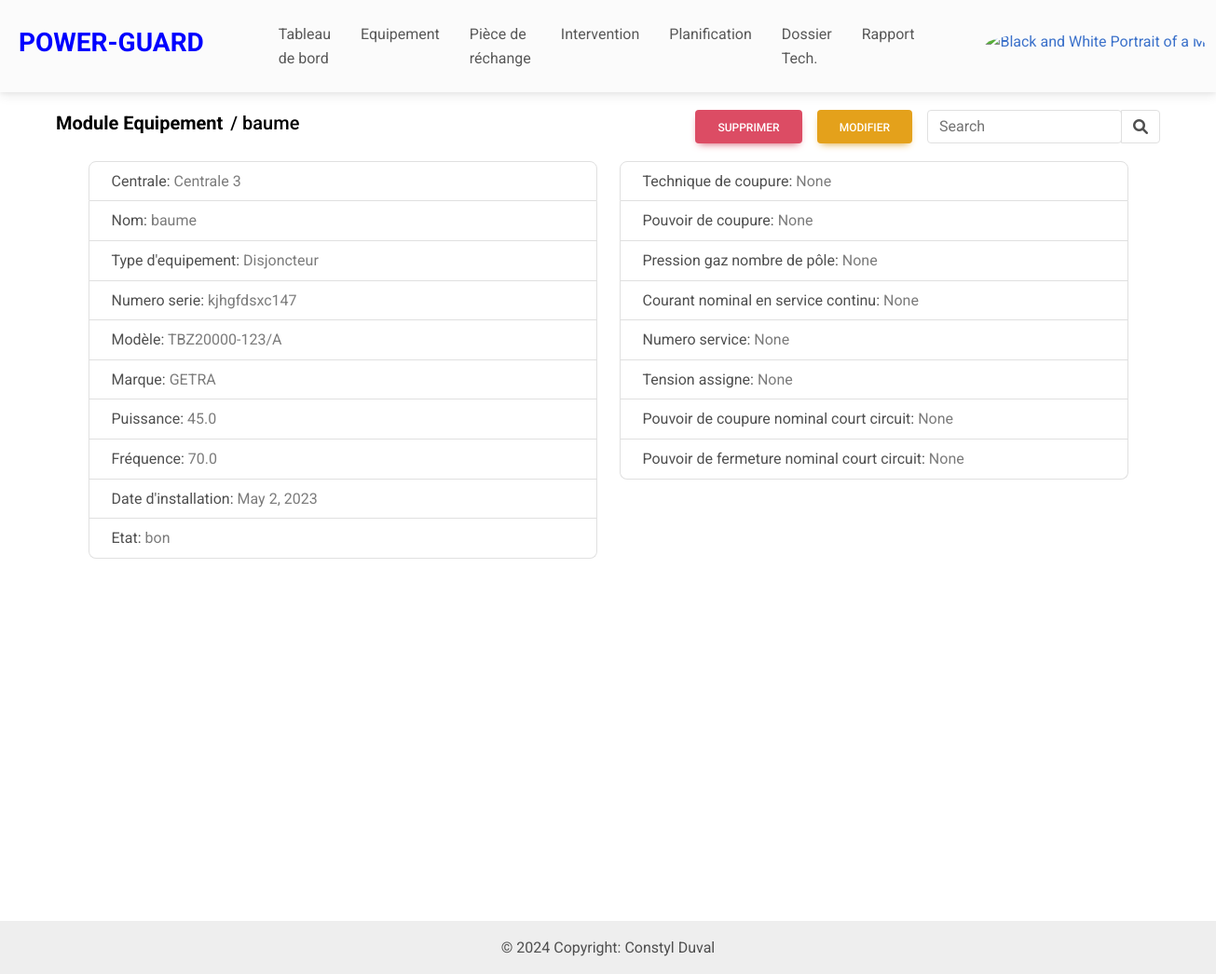
/equipement/32 (signed in), run on the app's committed database.
### eneo_pages/models.py (models this page shows, shortened)
class Equipement(models.Model):
    TYPE_EQUIPE = [
        ("Disjoncteur", "Disjoncteur",),
        ("Transformateur", "Transformateur"),
    ]
    centrale = models.ForeignKey(Centrale, on_delete=models.CASCADE)
    nom = models.CharField(max_length=100)
    type_equipement = models.CharField(max_length=100, choices=TYPE_EQUIPE)
    numero_serie=models.CharField(max_length=100, blank=True, null=True)
    modèle = models.CharField(max_length=100)
    marque = models.CharField(max_length=100)
    puissance = models.FloatField()
    fréquence = models.FloatField()
    date_installation = models.DateField()
    etat_equipement = models.CharField(max_length=100, blank=True, null=True)
    fonction = models.CharField(max_length=100, blank=True, null=True)
    emplacement_couplage = models.CharField(max_length=100, blank=True, null=True)
    regleur_en_chargeur = models.CharField(max_length=100, blank=True, null=True)
    mode_de_fonctionnement = models.CharField(max_length=100, blank=True, null=True)
    niveau_tension = models.CharField(max_length=100, blank=True, null=True)
    technique_de_coupure = models.CharField(max_length=100, blank=True, null=True)
    pouvoir_de_coupure = models.CharField(max_length=100, blank=True, null=True)
    pression_gaz_nombre_de_pôle  = models.CharField(max_length=100, blank=True, null=True)
    courant_nominal_en_service_continu = models.CharField(max_length=100, blank=True, null=True)
    numero_service = models.CharField(max_length=100, blank=True, null=True)
    tension_assigne = models.CharField(max_length=100, blank=True, null=True)
    pouvoir_de_coupure_nominal_court_circuit = models.CharField(max_length=100, blank=True, null=True)
    pouvoir_de_fermeture_nominal_court_circuit  = models.CharField(max_length=100, blank=True, null=True)
    date_création=models.DateTimeField(auto_now_add=True)
    date_modification=models.DateTimeField(auto_now=True)

class Centrale(models.Model):
    nom=models.CharField(max_length=100)
    localisation = models.CharField(max_length=100)
    état = models.CharField(max_length=100)
    date_création=models.DateTimeField(auto_now_add=True)
    date_modification=models.DateTimeField(auto_now=True)
    def __str__(self):
        return self.nom

### eneo_pages/views.py (the view)
# urls.py: path("equipement/<int:id_equip>", views.detail_equipement, name="detail_equipement"),
@login_required
def detail_equipement(request, id_equip):
    detail_equipement = Equipement.objects.get(id = id_equip)
    context = {"equipement" : detail_equipement}
    return render(request, "pages/equipement/detail.html", context)

### eneo_pages/context_processor.py (called while the page is built)
def piece_rechange(request):
    return{'piece_rechange': Session(request)}

### eneo_pages/templates/pages/equipement/detail.html (shortened to what this page needs)
{% extends "../../base/base.html" %}
{% block body %}
    {% url 'update_equipement' pk=equipement.pk as update_equipement_url %}
    {% url 'delete_equipement' pk=equipement.pk as delete_equipement_url %}
    {% with detail1='<span style="margin-left: 8px;"> / ' %}
        {% with detail1=detail1|add:equipement.nom|add:'</span>' %}
            {% include "../../base/navbar2.html" with detail1=detail1 title='<a href="#" style="color: black;">Module Equipement</a>' button='<a href="'|add:update_equipement_url|add:'" type="button" class="btn btn-warning me-3">Modifier</a>' button2='<a href="#" type="button" class="btn btn-danger me-3" data-mdb-ripple-init data-mdb-modal-init data-mdb-target="#exampleModal" >Supprimer</a>'%}
        {% endwith %}
    {% endwith %}
    <div class="container vh-100 mb-3">
        <div class="row">
            <div class="col-md-6">
                <ul class="list-group">
                    <li class="list-group-item">Centrale: <span class="text-muted">{{ equipement.centrale }}</span></li>
                    <li class="list-group-item">Nom: <span class="text-muted">{{ equipement.nom }}</span></li>
                    <li class="list-group-item">Type d'equipement: <span class="text-muted">{{ equipement.type_equipement }}</span></li>
                    <li class="list-group-item">Numero serie: <span class="text-muted">{{ equipement.numero_serie }}</span></li>
                    <li class="list-group-item">Modèle: <span class="text-muted">{{ equipement.modèle }}</span></li>
                    <li class="list-group-item">Marque: <span class="text-muted">{{ equipement.marque }}</span></li>
                    <li class="list-group-item">Puissance: <span class="text-muted">{{ equipement.puissance }}</span></li>
                    <li class="list-group-item">Fréquence: <span class="text-muted">{{ equipement.fréquence }}</span></li>
                    <li class="list-group-item">Date d'installation: <span class="text-muted">{{ equipement.date_installation }}</span></li>
                    <li class="list-group-item">Etat: <span class="text-muted">{{ equipement.etat_equipement }}</span></li>
                </ul>
            </div>
            <div class="col-md-6">
                <ul class="list-group">
                    {% if equipement.type_equipement == "Disjoncteur" %}
                        <li class="list-group-item">Technique de coupure: <span class="text-muted">{{ equipement.technique_de_coupure }}</span></li>
                        <li class="list-group-item">Pouvoir de coupure: <span class="text-muted">{{ equipement.pouvoir_de_coupure }}</span></li>
                        <li class="list-group-item">Pression gaz nombre de pôle: <span class="text-muted">{{ equipement.pression_gaz_nombre_de_pôle }}</span></li>
                        <li class="list-group-item">Courant nominal en service continu: <span class="text-muted">{{ equipement.courant_nominal_en_service_continu }}</span></li>
                        <li class="list-group-item">Numero service: <span class="text-muted">{{ equipement.numero_service }}</span></li>
                        <li class="list-group-item">Tension assigne: <span class="text-muted">{{ equipement.tension_assigne }}</span></li>
                        <li class="list-group-item">Pouvoir de coupure nominal court circuit: <span class="text-muted">{{ equipement.pouvoir_de_coupure_nominal_court_circuit }}</span></li>
                        <li class="list-group-item">Pouvoir de fermeture nominal court circuit: <span class="text-muted">{{ equipement.pouvoir_de_fermeture_nominal_court_circuit }}</span></li>
                    {% endif %}
                </ul>
            </div>
        </div>
    </div>
{% endblock %}

### data on the page
Equipement: centrale "Centrale 3", nom "baume", type_equipement "Disjoncteur", numero_serie "kjhgfdsxc147", modèle "TBZ20000-123/A", marque "GETRA", puissance "45.0", fréquence "70.0", date_installation "May 2, 2023", etat_equipement "bon", technique_de_coupure "None", pouvoir_de_coupure "None", pression_gaz_nombre_de_pôle "None", courant_nominal_en_service_continu "None", numero_service "None", tension_assigne "None", pouvoir_de_coupure_nominal_court_circuit "None", pouvoir_de_fermeture_nominal_court_circuit "None"

### other printed values
{{ title|escape }} "Module Equipement"
{{ detail1|safe }} "/ baume"
{{ button2|safe }} "SUPPRIMER"
{{ button|safe }} "MODIFIER"
